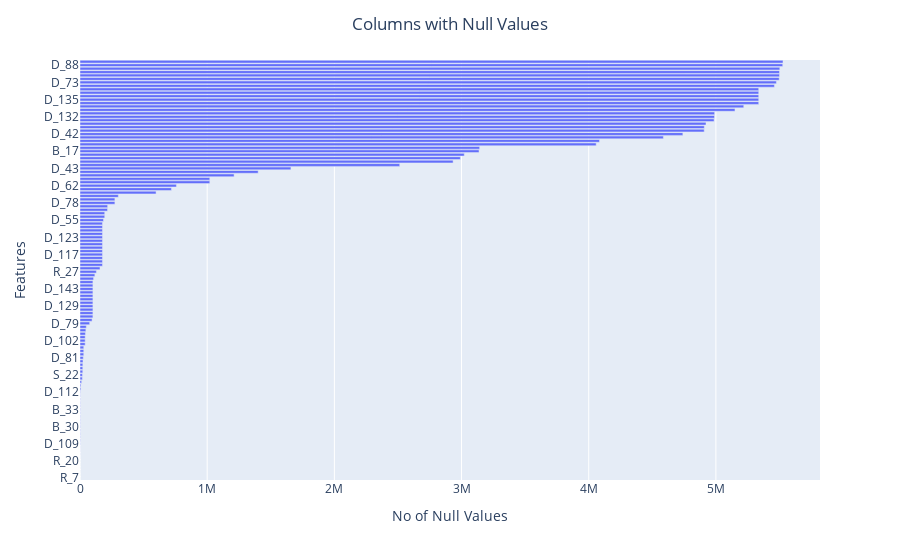

The code cell stored with this chart in its notebook:
### Code cell
## check null value
df_null = pd.DataFrame(df_train.isna().sum())
df_null = df_null[df_null[0]>0]
df_null = df_null.sort_values(by = 0 ,ascending = True)

fig = px.bar(x=df_null[0],y=df_null.index)
fig.update_layout(showlegend=False, 
                  title_text="Columns with Null Values", 
                  title_x=0.5,
                  xaxis_title="No of Null Values",
                  yaxis_title="Features")
fig.show()

### Figure 1 — Plotly figure (JSON) as saved in the notebook; plotly's stock layout.template omitted (floating-point values rounded to 4 significant figures)
{"data": [{"alignmentgroup": "True", "hovertemplate": "x=%{x}<br>y=%{y}<extra></extra>", "legendgroup": "", "marker": {"color": "#636efa", "pattern": {"shape": ""}}, "name": "", "offsetgroup": "", "orientation": "h", "showlegend": false, "textposition": "auto", "type": "bar", "x": [1, 1, 53, 56, 56, 75, 233, 445, 634, 690, 1597, 2016, 2016, 2016, 2016, 2016, 2016, 2016, 2016, 2016, 2016, 2016, 2016, 2016, 2017, 2650, 6923, 6923, 12847, 18593, 19024, 21773, 21773, 22268, 23708, 25687, 29563, 29563, 29563, 40632, 40655, 40727, 42716, 45985, 49519, 75939, 94917, 101548, 101548, 101548, 101548, 101548, 101548, 101548, 101548, 101548, 101548, 101548, 106725, 116816, 128703, 157216, 176716, 176716, 176716, 176716, 176716, 176716, 176716, 176716, 176716, 176716, 176716, 176716, 176716, 184803, 194473, 194473, 216503, 217442, 274319, 274319, 301492, 598052, 718725, 758161, 1020544, 1020544, 1211699, 1400935, 1658396, 2513912, 2933643, 2990943, 3021431, 3137598, 3142402, 4058614, 4084585, 4587043, 4740137, 4908097, 4908954, 4922146, 4985917, 4988874, 4990102, 5150035, 5218918, 5336752, 5336752, 5336752, 5336752, 5336752, 5459973, 5475595, 5497819, 5500117, 5500117, 5502513, 5525447, 5527586], "xaxis": "x", "y": ["R_7", "R_14", "B_40", "B_37", "R_12", "R_20", "B_6", "S_23", "S_26", "B_41", "D_109", "B_27", "B_2", "B_22", "B_20", "B_30", "B_19", "D_54", "B_16", "D_41", "B_33", "B_38", "B_3", "B_26", "D_45", "D_112", "B_25", "B_15", "S_25", "S_24", "S_22", "D_80", "D_74", "B_8", "D_72", "D_81", "D_52", "D_89", "D_84", "D_140", "D_102", "D_144", "D_133", "P_2", "B_13", "D_79", "D_70", "D_104", "D_107", "D_128", "D_129", "D_130", "D_131", "D_139", "D_141", "D_143", "D_103", "D_145", "D_59", "D_126", "R_27", "D_91", "D_113", "D_115", "D_116", "D_117", "D_118", "D_114", "D_121", "D_122", "D_123", "D_124", "D_125", "D_119", "D_120", "D_55", "D_83", "D_69", "D_68", "D_64", "D_78", "D_44", "P_3", "D_61", "D_48", "D_62", "S_7", "S_3", "D_46", "S_27", "D_43", "D_77", "S_9", "D_56", "D_105", "B_17", "D_50", "D_82", "D_53", "D_142", "D_42", "D_66", "D_76", "R_26", "D_49", "D_132", "D_106", "B_29", "R_9", "D_134", "D_135", "D_136", "D_137", "D_138", "B_42", "D_73", "B_39", "D_111", "D_110", "D_108", "D_88", "D_87"], "yaxis": "y"}], "layout": {"autosize": true, "barmode": "relative", "legend": {"tracegroupgap": 0}, "margin": {"t": 60}, "showlegend": false, "title": {"text": "Columns with Null Values", "x": 0.5}, "xaxis": {"anchor": "y", "autorange": true, "domain": [0, 1], "range": [0, 5819000.0], "title": {"text": "No of Null Values"}, "type": "linear"}, "yaxis": {"anchor": "x", "autorange": true, "domain": [0, 1], "range": [-0.5, 121.5], "title": {"text": "Features"}, "type": "category"}}}
